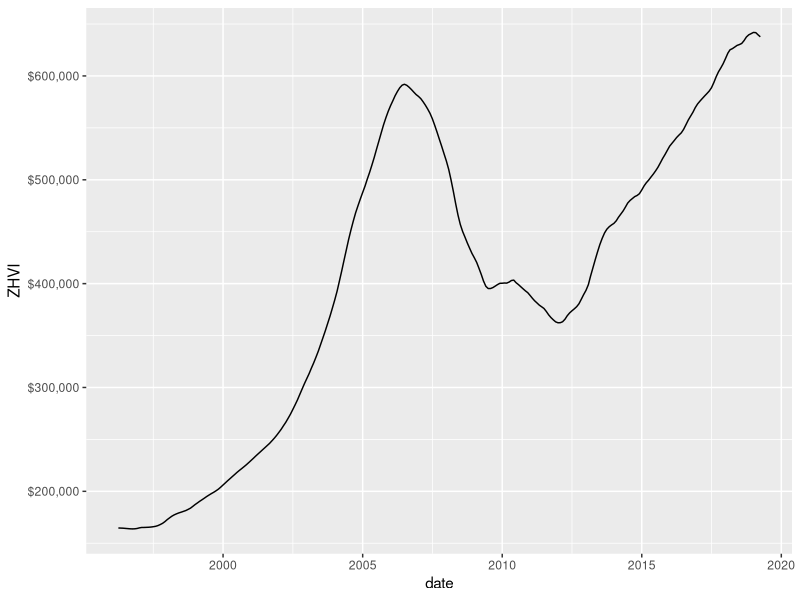

The R script that drew this image:
## ---- chunk 1
library(readr)
library(dplyr)
zdata <- read_csv("static/data/County_Zhvi_SingleFamilyResidence.csv")

## ---- chunk 2
library(tidyr)
library(lubridate)
zdata_long <- zdata %>% 
  gather(key = YearMon, value = ZHVI, -c(RegionID:SizeRank)) %>%
  mutate(date = ymd(paste0(YearMon, "-01"))) %>%
  select(-YearMon)
## ---- chunk 3
library(ggplot2)
laplot <- zdata_long %>%
  filter(RegionName == "Los Angeles County") %>%
  ggplot() + geom_line(aes(x = date, y = ZHVI)) +
  scale_y_continuous(label = scales::dollar_format()) 
ggsave("static/img/laplot.png", device = NULL)
